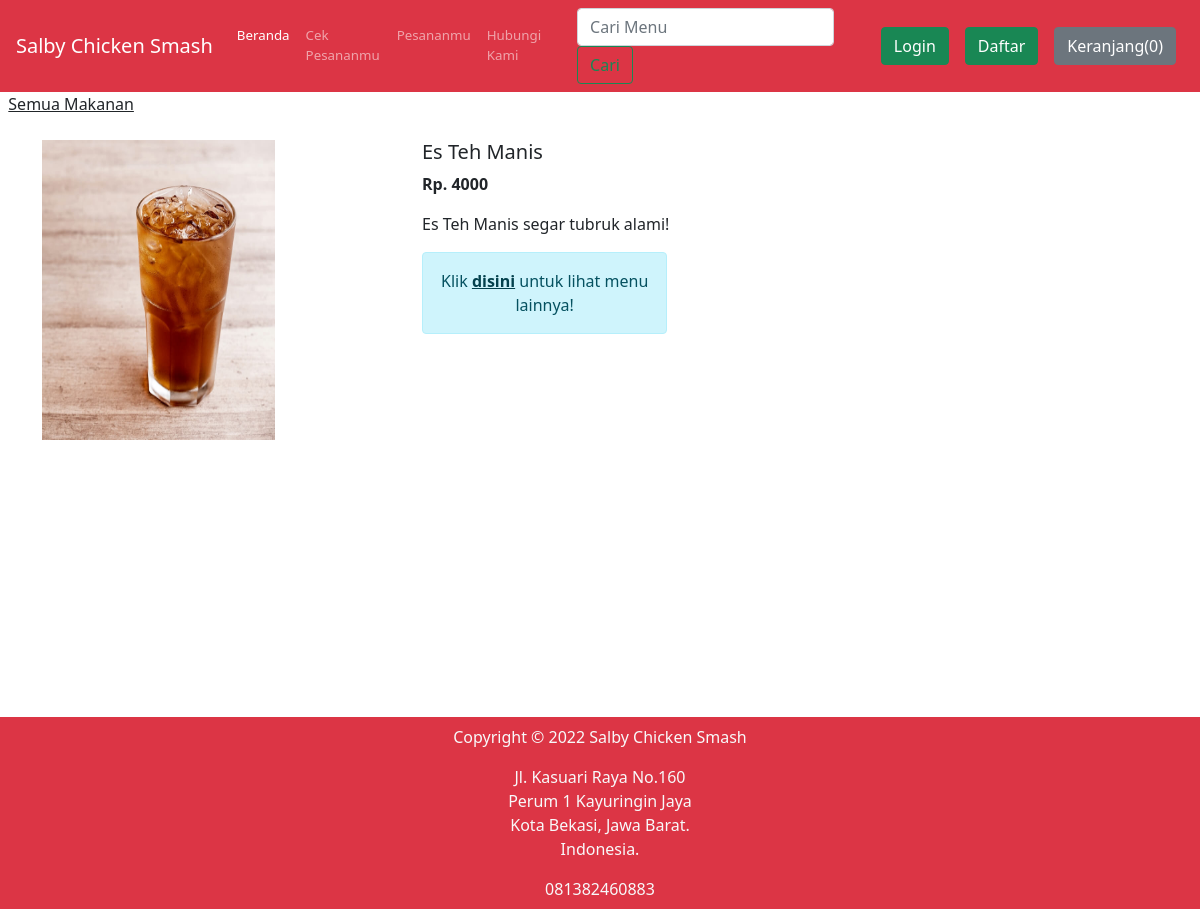
The app's page /shop/productView/48 with its own data.
### shop/models.py (models this page shows, shortened)
class Product(models.Model):
    product_id = models.AutoField
    product_name = models.CharField(max_length=50)
    category = models.CharField(max_length=50, default="")
    subcategory = models.CharField(max_length=50, default="")
    price = models.FloatField(default=0)
    desc = models.CharField(max_length=200)
    pub_date = models.DateField()
    image = models.ImageField(upload_to="shop/images", default="")

### shop/views.py (the view)
def productView(request, myid):
    product = Product.objects.filter(id=myid)
    return render(request, 'shop/prodView.html', {'product': product[0]})

### shop/templates/shop/prodView.html (shortened to what this page needs)
{% extends 'shop/basic.html' %}
{% block body %}
<div>&nbsp;
    <a href="/shop" class="active text-dark">
      <span>Semua Makanan</span>
    </a>
</div>
<div class="container my-4" id="cont">
    <div class="row">
    <div class="col-md-4">
        <img src="/media/{{product.image}}" width="233px" height="300px">
    </div>
    <div class="col-md-8">
        <h5>{{product.product_name}}</h5>
        <p><b>Rp. {{product.price}} </b></p>
        <p>{{product.desc}}</p>
        <div class='alert alert-info col-md-4 col-md-offset-4'>
            <center>Klik <a href='/shop/search/?search={{product.product_name}}' class='alert-link'>disini</a> untuk lihat menu lainnya!</center>
        </div>
    </div>
    </div>
</div>
{% endblock %}

### records on screen
Product: image (picture), product_name "Es Teh Manis", price "4000", desc "Es Teh Manis segar tubruk alami!"
